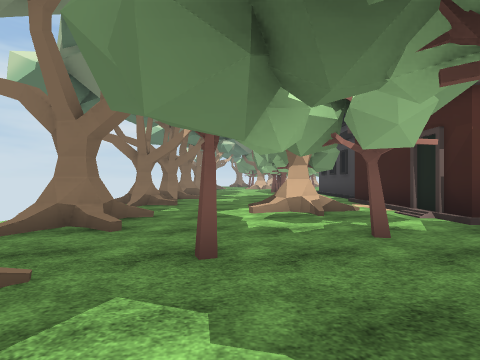
[1] (above)

24 first-person views from a walk through a scene from a Unity 3-D project. The camera is 1.3 m above the floor, looks level and sees 80° across. The floor is counted in squares, 2 m on a side. Each view is taken from the middle of a square. On the plan, view 1 faces up. The plan holds only what a view shows up to about 9 squares ahead; the rest is blank. The place goes on beyond the plan. The player is left out. Some surface patterns are stand-ins.

[2]
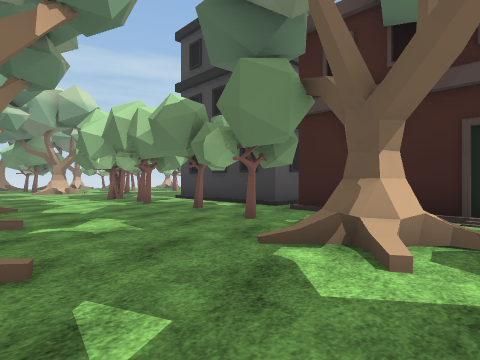

[3]
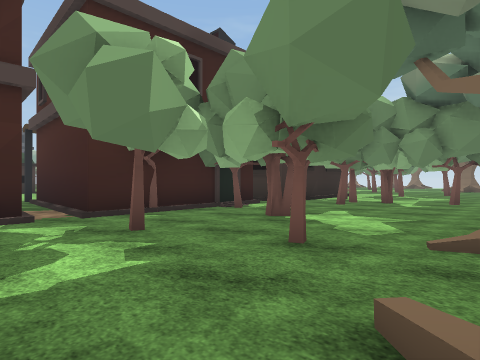

[4]
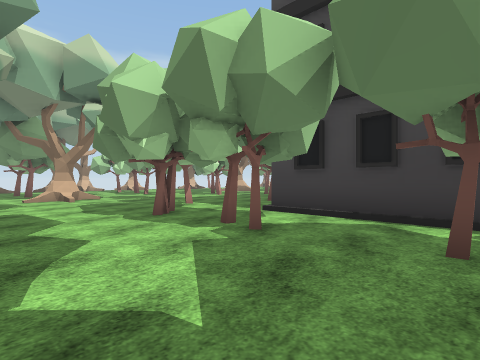

[5]
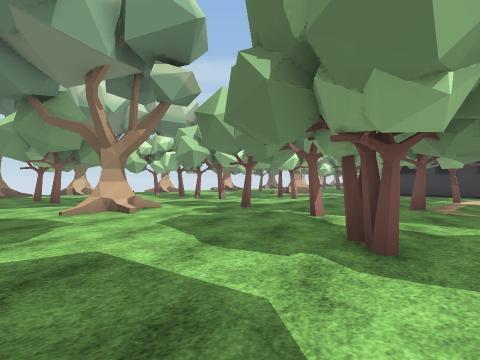

[6]
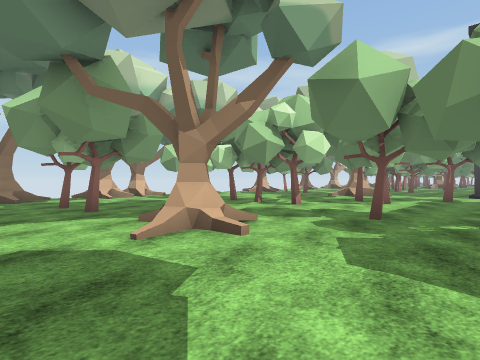

[7]
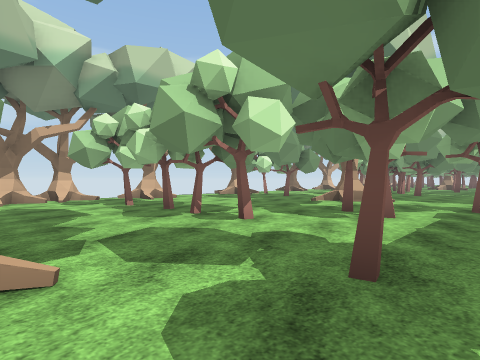

[8]
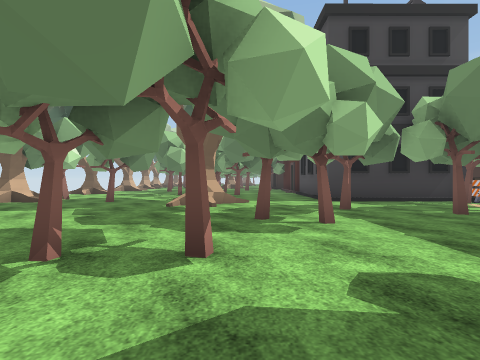

[9]
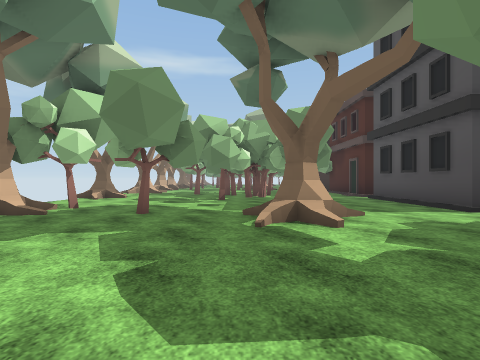

[10]
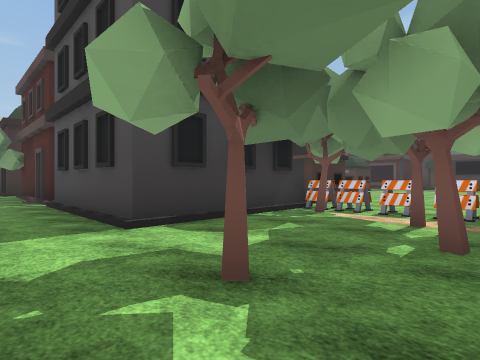

[11]
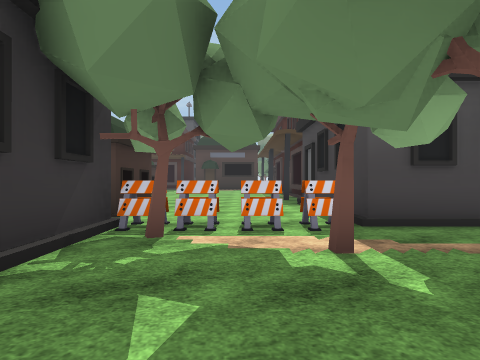

[12]
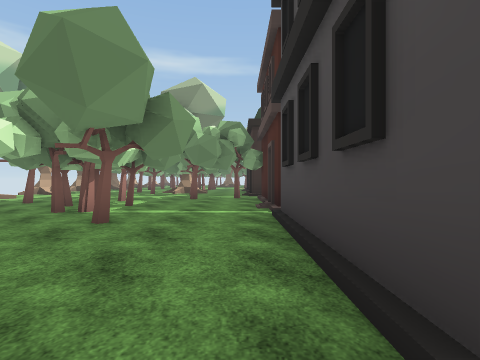

[13]
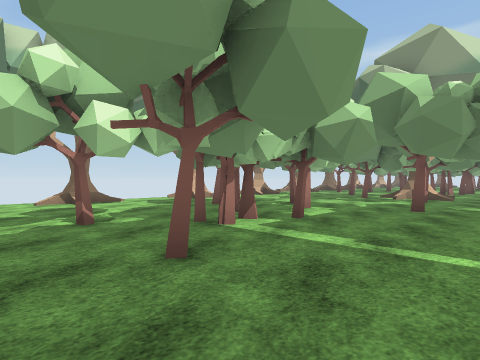

[14]
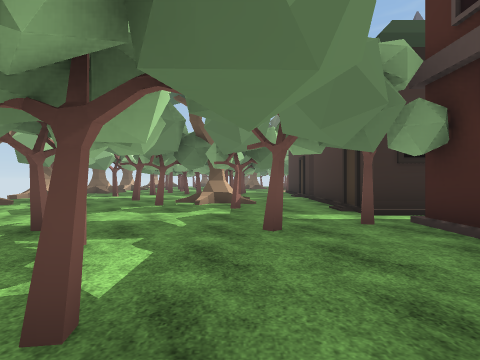

[15]
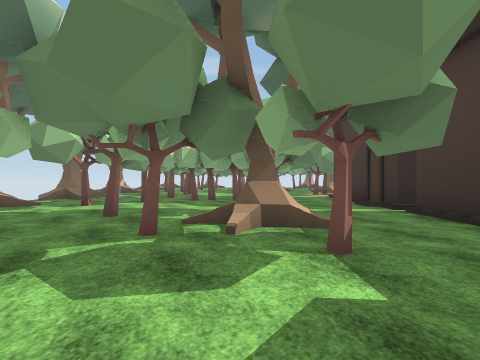

[16]
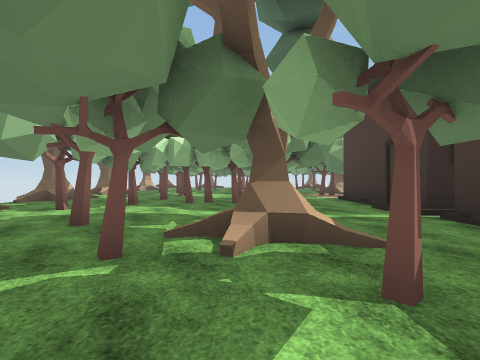

[17]
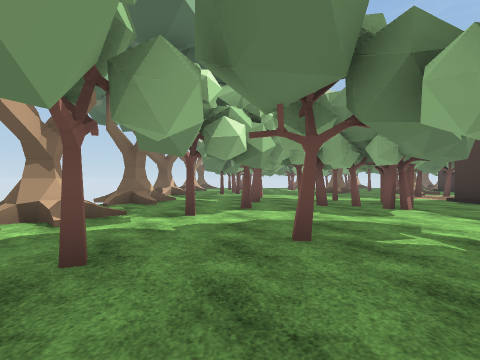

[18]
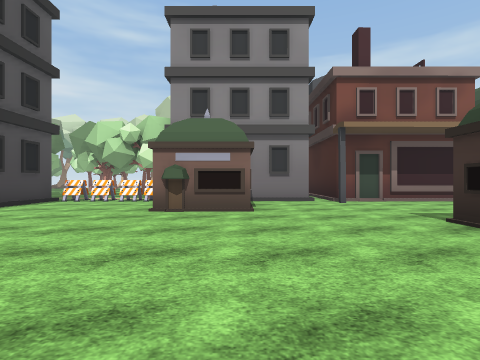

[19]
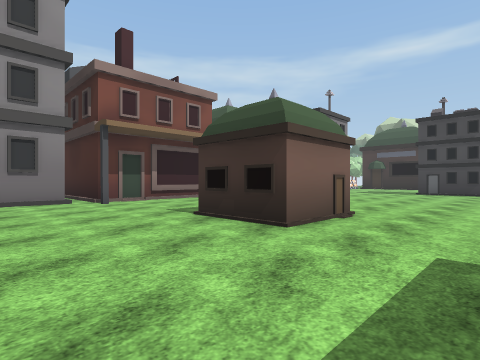

[20]
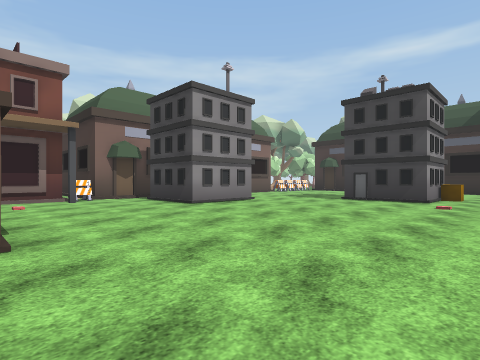

[21]
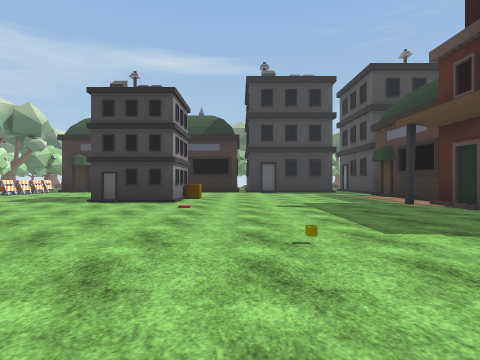

[22]
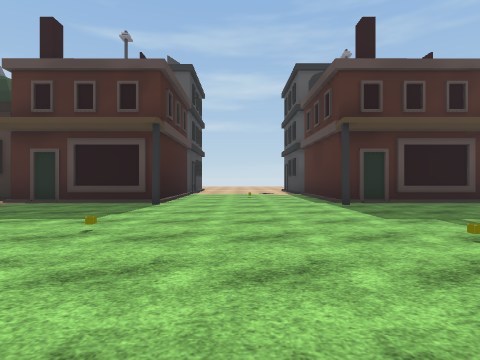

[23]
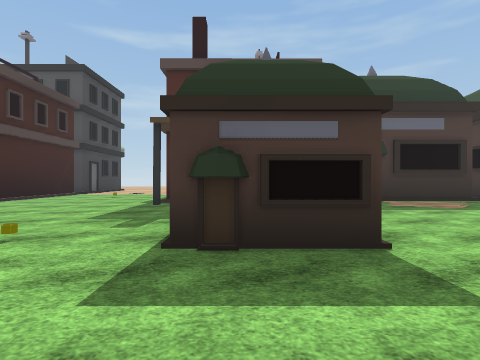

[24]
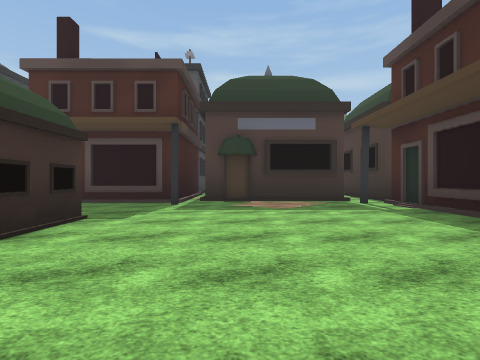

### Floor plan
Key: @ floor where view 1 was taken; # wall or solid block; . floor; / step, stairs or slope; O other object.
Columns run from 3 left of view 1 to 32 right of it. Each row starts with its distance up from view 1.
 29       OOO                      O  O
 28    O  O//     OO ../O  OO  OO..O..OO
 27    /../..    ...#../..     .........
 26    .......  ............  ..#..#....
 25    .#...#......#......#..........#..
 24 OO ...............#.....#....#....#.
 23    .#...#...........##.#...#/....#..
 22   ............O  ...##......O/...#.#
 21   ..OO..#..#......#.....#..#/ ...##.
 20 OO/.O.....#........................
 19   .....#....#................../...
 18   .............##########.#### ####
 17   .....#...#...#
 16  O.......#.....#
 15   ...#........##    #
 14   ...../ O##OOO########O#O
 13   ...#.#   O....  ......O..
 12  O/....#   #....  .....O...O
 11   .....#   #....O#.........##  ..
 10  O...#.##  #.....................
  9  /......     ........ O..........
  8 O/...#.#      ....... #.........O
  7  ..../.#       .................
  6  ...O/.#      ..................OO
  5 O/.....#     .................O...
  4 //...../////......#O.O...........
  3 /....#.#####......  ......O......
  2  ..#...#   O....... .............
  1  O.....#   ......................
  0  ..@#.##   ......................
 -1   ... .#   .......O.......#.O//#.
 -2 OO.... OO #.#O####   #.....     OO
 -3   ..##

Where each view was taken, in squares from view 1:
view 1: 0 up, 0 right, facing up
view 2: 5 up, 2 left, facing up-right
view 3: 5 up, 2 left, facing down-right
view 4: 10 up, 1 left, facing up-right
view 5: 14 up, 1 left, facing up-right
view 6: 17 up, 1 left, facing up-right
view 7: 18 up, 2 right, facing up-right
view 8: 21 up, 3 right, facing right
view 9: 23 up, 6 right, facing right
view 10: 20 up, 8 right, facing down-right
view 11: 18 up, 10 right, facing down
view 12: 19 up, 11 right, facing right
view 13: 19 up, 14 right, facing up-right
view 14: 21 up, 17 right, facing right
view 15: 22 up, 21 right, facing right
view 16: 22 up, 22 right, facing right
view 17: 25 up, 23 right, facing right
view 18: 5 up, 14 right, facing up
view 19: 5 up, 14 right, facing up-right
view 20: 4 up, 19 right, facing up-right
view 21: 4 up, 20 right, facing right
view 22: 7 up, 21 right, facing down
view 23: 7 up, 16 right, facing down
view 24: 7 up, 12 right, facing down
